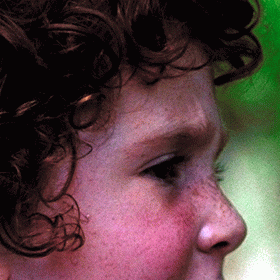
%> input picture evaluation/edsr_att/target/target_2.png, 280 x 280 px, given in place of img_002_SRF_2_HR.png, which was not available
$ octave IQA.m   (GNU Octave 9; MATLAB toolbox functions it lacks are replaced by stand-ins)
%> lines starting %> are read from the running program, lines starting %| are printed output that depends on the picture; pictures that were not available may be replaced by others from this repository, and a replacement may not be noted
### Image Quality Assessment/ESSIM.m
function [ESSIM_index] = ESSIM(Ref_img, Dis_img)

% ========================================================================
% ESSIM Index with automatic downsampling
% Copyright(c) 2012 Xuande Zhang, Xiangchu Feng, Weiwei Wang and Wufeng Xue
% All Rights Reserved.
%----------------------------------------------------------------------
% This is an implementation of the algorithm presented in the following
% paper:
% Xuande Zhang, Xiangchu Feng, Weiwei Wang, and Wufeng Xue, Edge Strength Similarity for Image
% Quality Assessment,IEEE SIGNAL PROCESSING LETTERS, VOL. 0, NO. , 2013
%----------------------------------------------------------------------
%
%Input : (1) Ref_img: reference image
%        (2) Dis_img: distorted image
%
%Output: (1) ESSIM_index : the objective score given by using ESSIM IQA metric
%
%-----------------------------------------------------------------------
% Email: love_truth@126.com
% 2013-02-02

Ref_img = double(Ref_img);
Dis_img = double(Dis_img);

if size(Ref_img,3)==3
    Ref_img = 0.299 * double(Ref_img(:,:,1)) + 0.587 * double(Ref_img(:,:,2)) + 0.114 * double(Ref_img(:,:,3));
    Dis_img = 0.299 * double(Dis_img(:,:,1)) + 0.587 * double(Dis_img(:,:,2)) + 0.114 * double(Dis_img(:,:,3));
end
% automatic downsampling
[M,N]=size(Ref_img);
f = max(1,round(min(M,N)/256));
%downsampling by f
%use a simple low-pass filter
if(f>1)
    lpf = ones(f,f);
    lpf = lpf/sum(lpf(:));
    Ref_img = imfilter(Ref_img,lpf,'symmetric','same');
    Dis_img = imfilter(Dis_img,lpf,'symmetric','same');

    Ref_img = Ref_img(1:f:end,1:f:end);
    Dis_img = Dis_img(1:f:end,1:f:end);
end
[m,n]=size(Ref_img);

% Fractional gradient
[g1]=directional_gradient(Ref_img);
[g2]=directional_gradient(Dis_img);
L=255;
alfa=0.5;
K(1)=10;
C1 = (K(1)*L).^(2*alfa);


grad1=abs(g1(:,:,[1,3])-g1(:,:,[2,4])).^alfa;
grad2=abs(g2(:,:,[1,3])-g2(:,:,[2,4])).^alfa;

[Y X]=meshgrid(1:n,1:m);
[x ind3]=max(grad1,[],3);

ind=sub2ind([m,n,2],X(:),Y(:),ind3(:));
map=(2*grad1(ind).*grad2(ind)+C1)./(grad1(ind).^2+grad2(ind).^2+C1);
ESSIM_index=mean(map(:));


function  [g]=directional_gradient(f)

% Compute the Gradient of the Image with Kernel Specified by the type
% f:    the image
% type: the string specified the kernel

% 2012-07-09

[m,n]=size(f);
g=zeros(m,n,4);

K1=zeros(5);K2=K1; K3=K1; K4=K1;
Kt=1/16*[3 10 3;0 0 0; -3 -10 -3];
K1(2:4,2:4)=Kt;  K2=K1';
K3=1/16*[ 0     0     3     0     0;
    0    10     0     0     0;
    3     0     0     0    -3;
    0     0     0   -10     0;
    0     0    -3     0     0];
K4=rot90(K3);

g(:,:,1)=filter2(K1,f,'same');
g(:,:,2)=filter2(K2,f,'same');
g(:,:,3)=filter2(K3,f,'same');
g(:,:,4)=filter2(K4,f,'same');

### Image Quality Assessment/image-quality-tools-master/msssim.m
function overall_mssim = msssim(img1, img2, K, win, level, weight, method)

% Multi-scale Structural Similarity Index (MS-SSIM)
% Z. Wang, E. P. Simoncelli and A. C. Bovik, "Multi-scale structural similarity
% for image quality assessment," Invited Paper, IEEE Asilomar Conference on
% Signals, Systems and Computers, Nov. 2003

if (nargin < 2 || nargin > 7)
   overall_mssim = -Inf;
   return;
end

if (~exist('K'))
   K = [0.01 0.03];
end

if (~exist('win'))
   win = fspecial('gaussian', 11, 1.5);
end

if (~exist('level'))
   level = 5;
end

if (~exist('weight'))
   weight = [0.0448 0.2856 0.3001 0.2363 0.1333];
end

if (~exist('method'))
   method = 'product';
end

if (size(img1) ~= size(img2))
   overall_mssim = -Inf;
   return;
end

[M N] = size(img1);
if ((M < 11) || (N < 11))
   overall_mssim = -Inf;
   return
end

if (length(K) ~= 2)
   overall_mssim = -Inf;
   return;
end

if (K(1) < 0 || K(2) < 0)
   overall_mssim = -Inf;
   return;
end

[H W] = size(win);

if ((H*W)<4 || (H>M) || (W>N))
   overall_mssim = -Inf;
   return;
end

if (level < 1)
   overall_mssim = -Inf;
   return
end


min_img_width = min(M, N)/(2^(level-1));
max_win_width = max(H, W);
if (min_img_width < max_win_width)
   overall_mssim = -Inf;
   return;
end

if (length(weight) ~= level || sum(weight) == 0)
   overall_mssim = -Inf;
   return;
end

if (method ~= 'wtd_sum' & method ~= 'product')
   overall_mssim = -Inf;
   return;
end

downsample_filter = ones(2)./4;
im1 = double(img1);
im2 = double(img2);
for l = 1:level
   [mssim_array(l) ssim_map_array{l} mcs_array(l) cs_map_array{l}] = ssim_index_new(im1, im2, K, win);
%   [M N] = size(im1);
   filtered_im1 = imfilter(im1, downsample_filter, 'symmetric', 'same');
   filtered_im2 = imfilter(im2, downsample_filter, 'symmetric', 'same');
   clear im1, im2;
   im1 = filtered_im1(1:2:end, 1:2:end);
   im2 = filtered_im2(1:2:end, 1:2:end);
end

if (method == 'product')
%   overall_mssim = prod(mssim_array.^weight);
   overall_mssim = prod(mcs_array(1:level-1).^weight(1:level-1))*(mssim_array(level).^weight(level));
else
   weight = weight./sum(weight);
   overall_mssim = sum(mcs_array(1:level-1).*weight(1:level-1)) + mssim_array(level).*weight(level);
end

### Image Quality Assessment/IQA.m
target_path = 'EDSR_x2_torch_baseline/target/img_002_SRF_2_HR.png';
dis_path = 'EDSR_x2_torch_baseline/test/img_002_SRF_2_LR.png';
target_img = imread(target_path);
%> target_img is the input picture: size 280x280x3 uint8; mean R, G, B 88.5, 64.9, 65.7
dis_img = imread(dis_path);
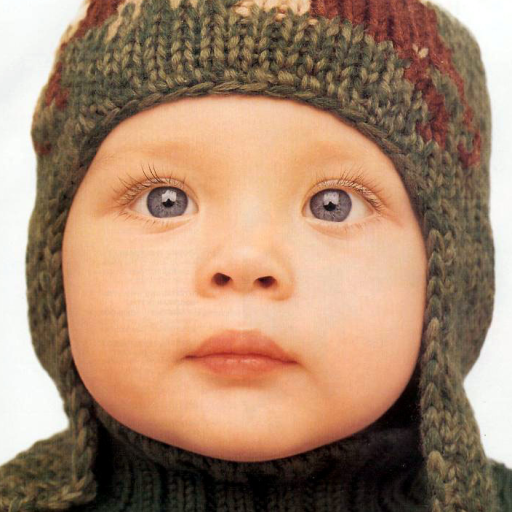
%> input picture evaluation/edsr_att/target/target_3.png, 512 x 512 px, given in place of img_002_SRF_2_LR.png, which was not available
%> dis_img is the input picture: size 512x512x3 uint8; mean R, G, B 166.9, 134.2, 109.5

essim = ESSIM(target_img, dis_img)
%> in ESSIM, `Ref_img = 0.299 * double(Ref_img(:,:,1)) + 0.587 * double(Ref_img(:,:,..`:
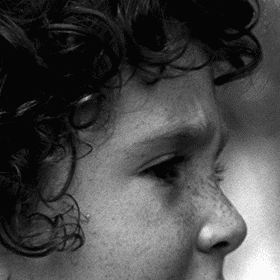
%> Ref_img: size 280x280 double; min 5.01, max 251.8, mean 72.1
%> in ESSIM, `Dis_img = 0.299 * double(Dis_img(:,:,1)) + 0.587 * double(Dis_img(:,:,..`:
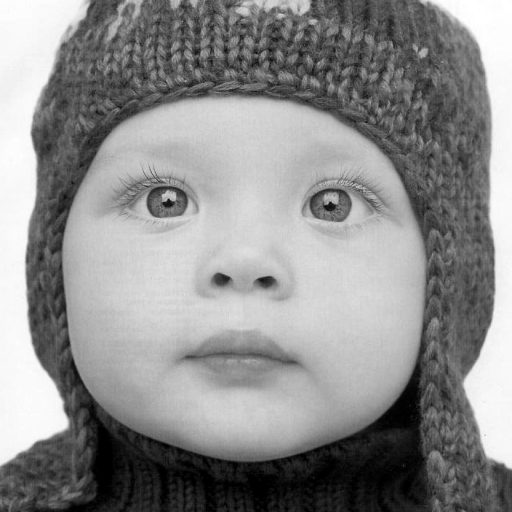
%> Dis_img: size 512x512 double; min 0, max 255, mean 141.2
%> in directional_gradient, `g(:,:,4)=filter2(K4,f,'same');`:
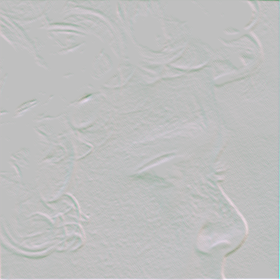
%> g: size 280x280x4 double; mean R, G, B, A -0.4, -0.3, -0.7, 0; mean of the top-left, top-right, bottom-left and bottom-right quarters -0.7, 0, -1.3, 0.5; transparent parts drawn white
%> in directional_gradient (call 2), `g(:,:,3)=filter2(K3,f,'same');`:
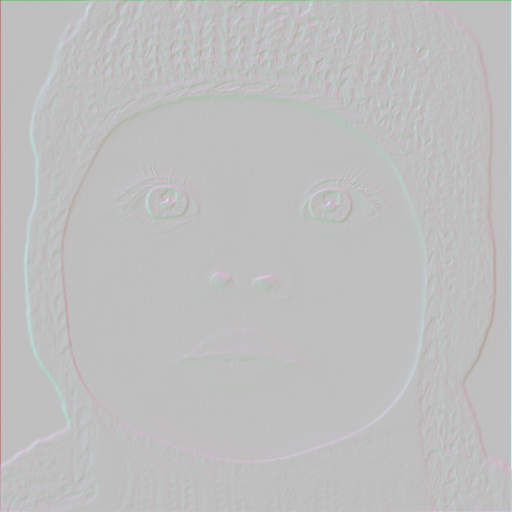
%> g: size 512x512x4 double; mean R, G, B, A 0.3, 0, 0.3, 0; transparent parts drawn white
%> in ESSIM, `[x ind3]=max(grad1,[],3);`:
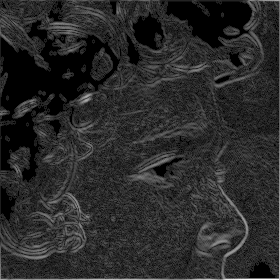
%> x: size 280x280 double; min 0, max 20.23, mean 3.4; drawn with min black and max white
%> in ESSIM, `[x ind3]=max(grad1,[],3);`:
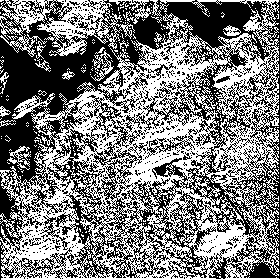
%> ind3: size 280x280 double; values 1 (black) and 2 (white), 48.8% white in thin lines or dots
%> in ESSIM, `ESSIM_index=mean(map(:));`: ESSIM_index = 0.997
%> essim = 0.997
mssim_score = msssim(rgb2gray(target_img), rgb2gray(dis_img))
%> mssim_score = -Inf
%> (the run ends here)
